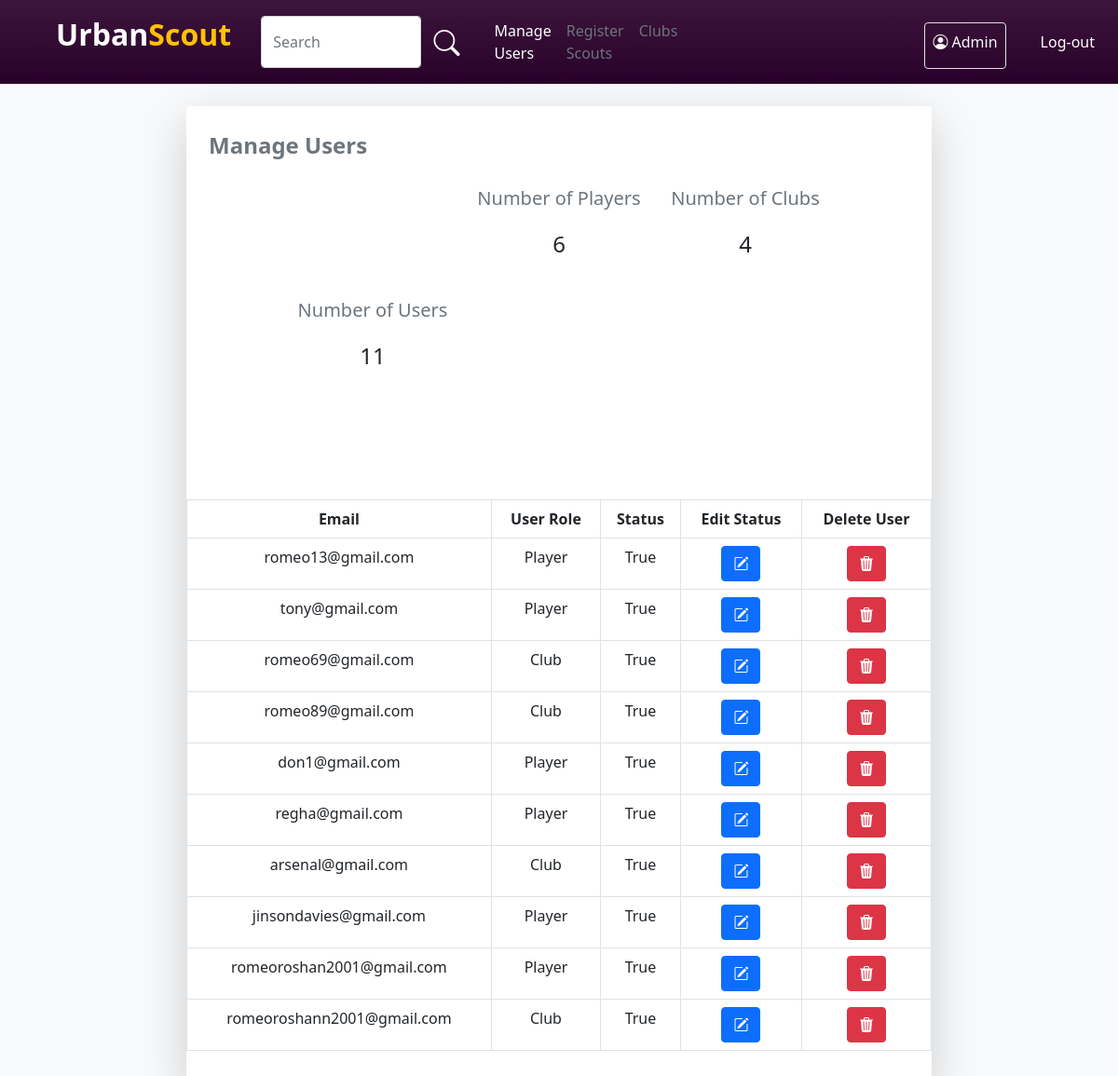
The page / (signed in) on the database as committed earlier.
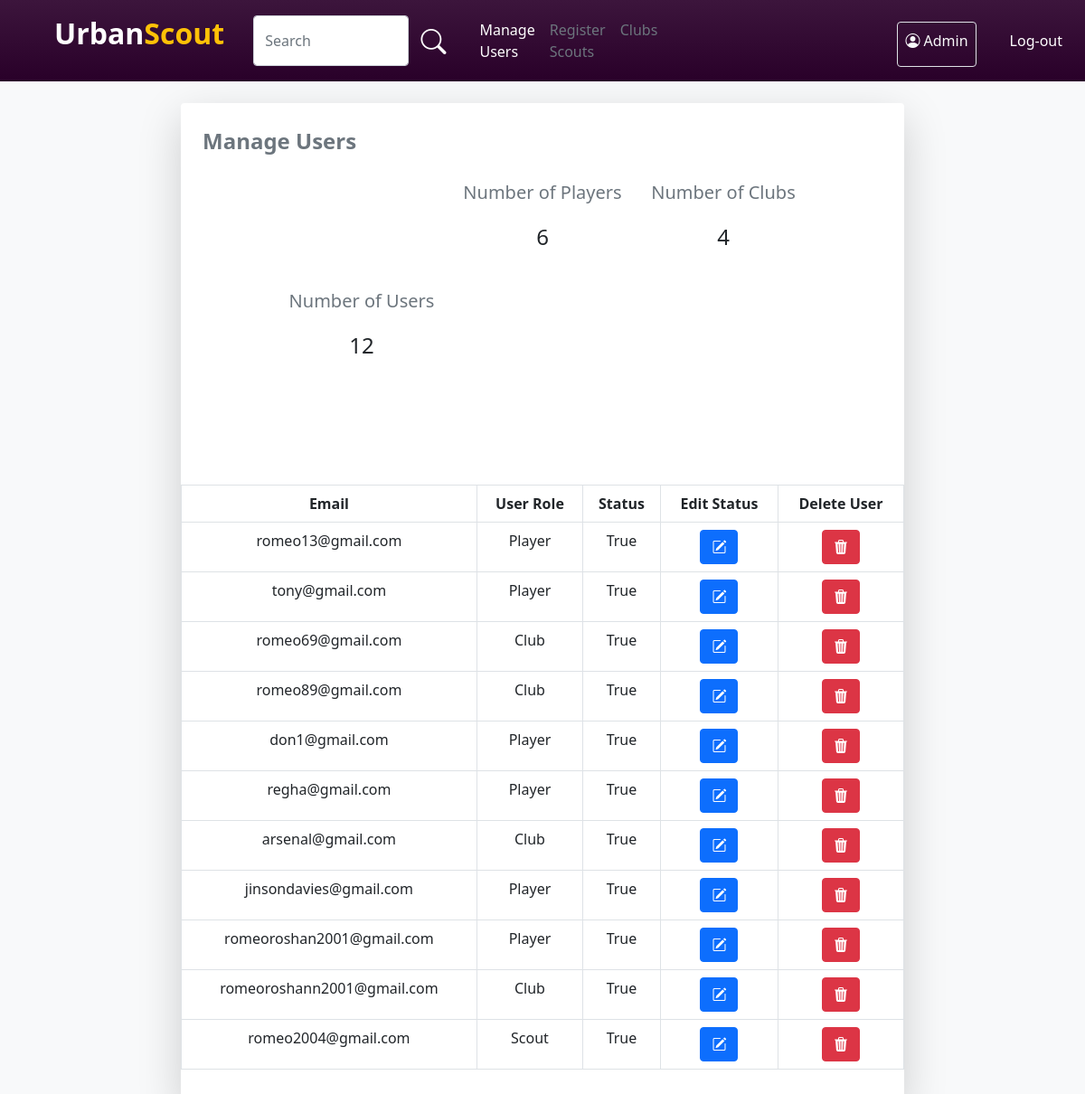
The same page on the database as committed later.
### account/models.py (models this page shows)
class User(AbstractUser):
    username=models.CharField(max_length=32, blank=True, null=True)
    USERNAME_FIELD = 'email'
    email = models.EmailField(unique=True)
    img=models.ImageField(upload_to='pics',default='https://img.freepik.com/free-icon/man_318-677829.jpg',null=True)
    is_player=models.BooleanField('is_player',default=False)
    is_club=models.BooleanField('is_club',default=False)
    is_scout=models.BooleanField('is_scout',default=False)
    player_dob = models.DateField(("Date of Birth"), default=date.today, validators=[validate_dob])
    player_pos = models.CharField(("Position"),default='',max_length=30,choices=Pos_Choice)
    district = models.CharField(("District"),default='',max_length=20,choices=District_Choice)
    locality = models.CharField(("Locality"),default='',max_length=50,blank=True)
    player_foot = models.CharField(("Prefered Foot"),default='',max_length=10,choices=Foot_Choice)
    player_ability = models.IntegerField(("Ability"),default=0,choices=Ability_Choice)
    club_reputation = models.IntegerField(("Club Reputation"),default=0,choices=Ability_Choice)
    player_potential = models.IntegerField(("Potential"),default=0,choices=Ability_Choice)
    desc=models.CharField(("Description"),max_length=100, default='')
    club_name=models.CharField((("Club Name")),default='',max_length=30)
    REQUIRED_FIELDS = []

### account/views.py (the view)
# urls.py: path('',views.index,name='index'),
def index(request):
    users=User.objects.all()
    usercout=users.count()
    players = User.objects.filter(is_player=True)
    player_count = players.count()
    club = User.objects.filter(is_club=True)
    club_count = club.count()
    return render(request,'index.html',
                    {"count":usercout,
                    "users":users,
                    'player':player_count,
                    'club':club_count,
                    })

### template/index.html (shortened to what the changed rows need)
{% load static %}
<!DOCTYPE html>
<html lang="en">
<head>
    <link rel="stylesheet" href="{% static 'style.css' %}">
    <link href="https://cdn.jsdelivr.net/npm/bootstrap@5.0.2/dist/css/bootstrap.min.css" rel="stylesheet"
>
    <link rel="stylesheet" href="https://cdn.jsdelivr.net/npm/bootstrap-icons@1.10.5/font/bootstrap-icons.css">
</head>
<body class="bg-light">
    {% if user.is_superuser %}
    <nav class="navbar player-navbar navbar-expand-lg">
        <div class="container-fluid">
            <a class="ms-5 navbar-brand d-flex fs-2 fw-bold" href="#">
                <p class="text-white">Urban</p>
                <p class="text-warning">Scout</p>
            </a>
            <div class="collapse navbar-collapse" id="navbarNav">
                <div class="ms-3 d-flex w-50">
                    <input type="text" class="form-control" placeholder="Search">
                    <button class="btn shadow-none"><i class="bi bi-search fs-3 text-white"></i></button>
                </div>
                <div class="ms-3">
                    <ul class="navbar-nav me-auto mb-2 mb-lg-0">
                        <li class="nav-item">
                            <a class="nav-link  text-white" aria-current="page" href="{% url 'index' %}">Manage
                                Users</a>
                        </li>
                        <li class="nav-item">
                            <a class="nav-link text-secondary" aria-current="page" href="{% url 'RegisterScout' %}">Register Scouts</a>
                        </li>
                        <li class="nav-item">
                            <a class="nav-link text-secondary" aria-current="page"
                                href="{% url 'email' %}">Clubs</a>
                        </li>
                    </ul>
                </div>
                <div class="d-flex w-100 justify-content-start justify-content-sm-end">
                    <div class="border rounded p-2 pb-0 mt-2 ms-3">
                        <p class="text-light "><i class="bi bi-person-circle"></i> Admin</p>
                    </div>
                    <div class="d-flex justify-content-center flex-column">
                        <a class="d-flex flex-column justify-content-center text-decoration-none" href="{% url 'logout' %}"><button class="btn text-white ms-4">Log-out</button></a>
                    </div>
                </div>
            </div>
        </div>
    </nav>
    <div class="d-flex justify-content-center">
        <div class="bg-white shadow-lg mt-4 pb-3 rounded col-12 col-lg-8">
            <p class="m-4 text-secondary fs-4 fw-bold">Manage Users</p>
            <div class="d-flex justify-content-center flex-lg-row align-items-center text-center flex-column">
                <div class="d-flex col-3 justify-content-center flex-column align-items-center">
                    <p class="fs-5 text-secondary">Number of Users</p>
                    <p class="fs-4">{{count}}</p>
                </div>
                <div class="d-flex col-3 justify-content-center flex-column align-items-center">
                    <p class="fs-5 text-secondary">Number of Players</p>
                    <p class="fs-4">{{player}}</p>
                    <div id="piechart_player_3d" style="width: 240px; height: 240px;"></div>
                </div>
                <div class="d-flex col-3 justify-content-center flex-column align-items-center">
                    <p class="fs-5 text-secondary">Number of Clubs</p>
                    <p class="fs-4">{{club}}</p>
                    <div id="piechart_club_3d" style="width: 240px; height: 240px;"></div>
                </div>
            </div>
            <div class="table-responsive">
                <table class="table rounded text-center table-hover table-bordered">
                    <tr class="thead fw-bold">
                        <td>Email</td>
                        <td>User Role</td>
                        <td>Status</td>
                        <td>Edit Status</td>
                        <td>Delete User</td>
                    </tr>
                    {% for i in users %}
                    {% if not i.is_staff %}
                    <tr>
                        <td>{{i.email}}</td>
                        <td>{% if i.is_player %}
                            Player
                            {% elif i.is_club %}
                            Club
                            {% else %}
                            Scout
                            {% endif %}</td>
                        <td>{{i.is_active}}</td>
                        <td><a href="{% url 'updateStatus' i.id %}"><button class="btn btn-primary"><i
                                        class="bi bi-pencil-square"></i></button></a></td>
                        <td><a href="{% url 'deleteUser' i.id %}"><button class="btn btn-danger"><i
                                        class="bi bi-trash3-fill"></i></button></a></td>
                    </tr>
                    {% endif %}
                    {% endfor %}
                </table>
            </div>
        </div>
    </div>
    {% endif %}
</body>
</html>

Rows that differ between the two databases and show on the page:
added User: email "romeo2004@gmail.com", is_player "Scout", is_active "True"
Other text that changed with them:
{{ count }}: "11" → "12"
